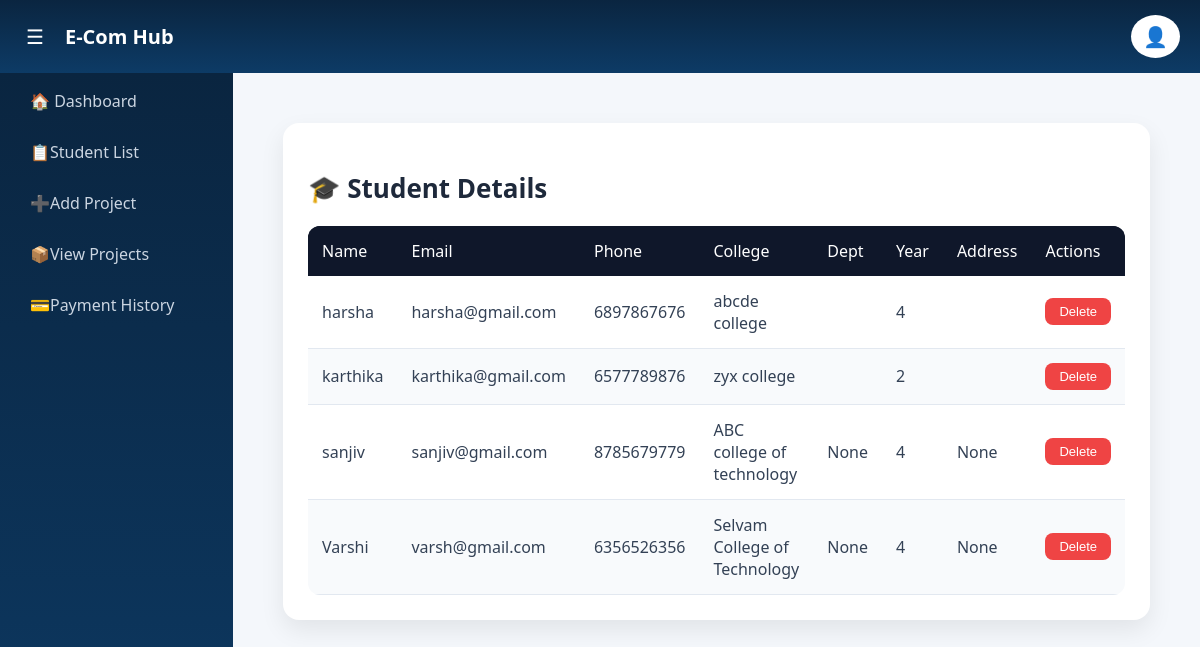
The page /students/ (signed in) on the database its author committed.
### ecom_app/models.py (models this page shows, shortened)
class CustomUser(AbstractUser):
    ROLE_CHOICES = (
        ('ADMIN', 'Admin'),
        ('STUDENT', 'Student'),
    )
    role = models.CharField(max_length=10, choices=ROLE_CHOICES, default='STUDENT')
    phone_number = models.CharField(max_length=15, null=True, blank=True)
    college_name = models.CharField(max_length=255, null=True, blank=True)
    department = models.CharField(max_length=255, null=True, blank=True)
    year_of_study = models.CharField(max_length=50, null=True, blank=True)
    address = models.TextField(max_length=255, null=True, blank=True)
    city = models.CharField(max_length=100, null=True, blank=True)
    state = models.CharField(max_length=100, null=True, blank=True)
    pincode = models.CharField(max_length=10, null=True, blank=True)
    is_student_registered = models.BooleanField(default=False)
    is_student_registered = models.BooleanField(default=False)

### ecom_app/views.py (the view)
# urls.py: path('students/', views.admin_student_list, name='admin_student_list'),
@login_required
def admin_student_list(request):
    students = CustomUser.objects.filter(is_superuser=False)
    return render(request, 'store/admin_student_list.html', {'students': students})

### ecom_app/templates/store/admin_student_list.html (shortened to what this page needs)
{% extends "store/admin_base.html" %}
{% block content %}
<div class="page-card">
    <h2 class="page-title">🎓 Student Details</h2>
    <table>
        <thead>
            <tr>
                <th>Name</th>
                <th>Email</th>
                <th>Phone</th>
                <th>College</th>
                <th>Dept</th>
                <th>Year</th>
                <th>Address</th>
                <th>Actions</th>
            </tr>
        </thead>
        <tbody>
            {% for student in students %}
            <tr>
                <td data-label="Name">{{ student.username }}</td>
                <td data-label="Email">{{ student.email }}</td>
                <td data-label="Phone">{{ student.phone_number }}</td>
                <td data-label="College">{{ student.college_name }}</td>
                <td data-label="Dept">{{ student.department }}</td>
                <td data-label="Year">{{ student.year_of_study }}</td>
                <td data-label="Address">{{ student.address }}</td>
                <td data-label="Actions">
                    <a href="{% url 'admin_delete_student' student.id %}">
                        <button class="action-btn delete-btn">Delete</button>
                    </a>
                </td>
            </tr>
            {% empty %}
            <tr>
                <td colspan="8" class="no-data">No students found</td>
            </tr>
            {% endfor %}
        </tbody>
    </table>
</div>
{% endblock %}

### ecom_app/templates/store/admin_base.html (style rules this page uses)
body { margin: 0; font-family: Arial, Helvetica, sans-serif; background: #f1f5f9; }
table { width: 100%; border-collapse: collapse; background: white; border-radius: 10px; overflow: hidden; margin-top: 15px; }
th { background: #0f172a; color: white; padding: 12px; }
td { padding: 10px; }
tr:nth-child(even) { background: #f8fafc; }

### ecom_app/templates/store/admin_student_list.html (style rules this page uses)
body { background: #f4f7fb; font-family: 'Segoe UI', sans-serif; }
.page-card { background: #ffffff; padding: 25px; border-radius: 16px; box-shadow: 0 10px 25px rgba(0, 0, 0, 0.08); margin: 30px; transition: 0.3s; }
.page-title { font-size: 26px; font-weight: 600; color: #1e293b; margin-bottom: 20px; }
table { width: 100%; border-collapse: collapse; border-radius: 12px; overflow: hidden; }
thead { background: linear-gradient(90deg, #0f172a, #1e293b); color: #fff; }
thead th { padding: 14px; font-weight: 500; text-align: left; }
tbody td { padding: 14px; border-bottom: 1px solid #e2e8f0; color: #334155; }
tbody tr { transition: 0.2s; }
tbody tr:nth-child(even) { background: #f8fafc; }
.action-btn { padding: 6px 14px; border: none; border-radius: 8px; font-size: 13px; cursor: pointer; transition: 0.3s; }
.delete-btn { background: #ef4444; color: white; }

### rows shown on the page
CustomUser: username "harsha", email "harsha@gmail.com", phone_number "6897867676", college_name "abcde college", year_of_study "4"
CustomUser: username "karthika", email "karthika@gmail.com", phone_number "6577789876", college_name "zyx college", year_of_study "2"
CustomUser: username "sanjiv", email "sanjiv@gmail.com", phone_number "8785679779", college_name "ABC college of technology", department "None", year_of_study "4", address "None"
CustomUser: username "Varshi", email "varsh@gmail.com", phone_number "6356526356", college_name "Selvam College of Technology", department "None", year_of_study "4", address "None"
